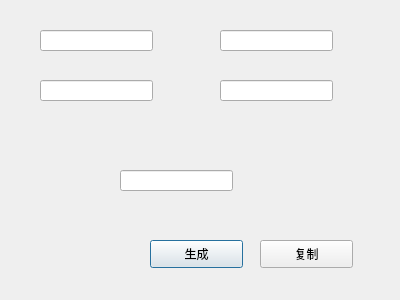
<?xml version="1.0" encoding="UTF-8"?>
<ui version="4.0">
 <class>dialog</class>
 <widget class="QDialog" name="dialog">
  <property name="geometry">
   <rect>
    <x>0</x>
    <y>0</y>
    <width>400</width>
    <height>300</height>
   </rect>
  </property>
  <property name="windowTitle">
   <string>组词</string>
  </property>
  <widget class="QLineEdit" name="a">
   <property name="geometry">
    <rect>
     <x>40</x>
     <y>30</y>
     <width>113</width>
     <height>21</height>
    </rect>
   </property>
  </widget>
  <widget class="QLineEdit" name="b">
   <property name="geometry">
    <rect>
     <x>220</x>
     <y>30</y>
     <width>113</width>
     <height>21</height>
    </rect>
   </property>
  </widget>
  <widget class="QLineEdit" name="c">
   <property name="geometry">
    <rect>
     <x>40</x>
     <y>80</y>
     <width>113</width>
     <height>21</height>
    </rect>
   </property>
  </widget>
  <widget class="QLineEdit" name="d">
   <property name="geometry">
    <rect>
     <x>220</x>
     <y>80</y>
     <width>113</width>
     <height>21</height>
    </rect>
   </property>
  </widget>
  <widget class="QLineEdit" name="resoult">
   <property name="geometry">
    <rect>
     <x>120</x>
     <y>170</y>
     <width>113</width>
     <height>21</height>
    </rect>
   </property>
  </widget>
  <widget class="QPushButton" name="shengcheng">
   <property name="geometry">
    <rect>
     <x>150</x>
     <y>240</y>
     <width>93</width>
     <height>28</height>
    </rect>
   </property>
   <property name="text">
    <string>生成</string>
   </property>
   <property name="checkable">
    <bool>false</bool>
   </property>
  </widget>
  <widget class="QPushButton" name="copy">
   <property name="geometry">
    <rect>
     <x>260</x>
     <y>240</y>
     <width>93</width>
     <height>28</height>
    </rect>
   </property>
   <property name="text">
    <string>复制</string>
   </property>
  </widget>
  <zorder>shengcheng</zorder>
  <zorder>a</zorder>
  <zorder>b</zorder>
  <zorder>c</zorder>
  <zorder>d</zorder>
  <zorder>resoult</zorder>
  <zorder>copy</zorder>
 </widget>
 <resources/>
 <connections/>
</ui>
